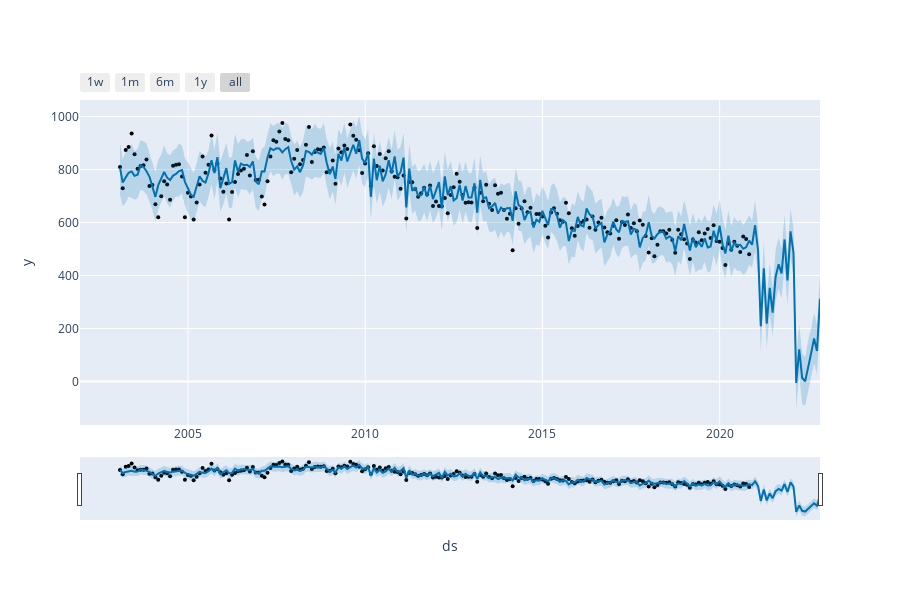

Write notebook code for a chart like this one.
### Markdown cell above
#### 78745

### Code cell
df_fbprophet_45 = df_45

df_m_45 = df_fbprophet_45.resample("M").size().reset_index()
df_m_45.columns = ["date", "monthly_crime_count"]
df_m_final_45 = df_m_45.rename(columns={"date": "ds", "monthly_crime_count": "y"})

(df_m_final_45.head(), df_m_final_45.tail())

m_45 = Prophet(interval_width=0.95, yearly_seasonality=False)
m_45.add_seasonality(name="monthly", period=30.5, fourier_order=10)
m_45.add_seasonality(name="quarterly", period=91.5, fourier_order=10)
m_45.add_seasonality(name="weekly", period=52.25, fourier_order=10)
m_45.fit(df_m_final_45)

future_45 = m_45.make_future_dataframe(periods=24, freq="M")
pred_45 = m_45.predict(future)
fig2_45 = m_45.plot_components(pred)
fig2_45_1 = plot_plotly(m_45, pred_45)
fig2_45_1

### Figure 1 — Plotly figure (JSON) as saved in the notebook; plotly's stock layout.template omitted (floating-point values rounded to 4 significant figures; data arrays with more than 128 entries replaced by an {"elided": "..."} marker saying what was removed)
{"data": [{"marker": {"color": "black", "size": 4}, "mode": "markers", "name": "Actual", "type": "scatter", "x": {"elided": "214 str values"}, "y": {"elided": "214 int values"}}, {"hoverinfo": "skip", "line": {"width": 0}, "mode": "lines", "type": "scatter", "x": {"elided": "238 str values"}, "y": {"elided": "238 float values"}}, {"fill": "tonexty", "fillcolor": "rgba(0, 114, 178, 0.2)", "line": {"color": "#0072B2", "width": 2}, "mode": "lines", "name": "Predicted", "type": "scatter", "x": {"elided": "238 str values"}, "y": {"elided": "238 float values"}}, {"fill": "tonexty", "fillcolor": "rgba(0, 114, 178, 0.2)", "hoverinfo": "skip", "line": {"width": 0}, "mode": "lines", "type": "scatter", "x": {"elided": "238 str values"}, "y": {"elided": "238 float values"}}], "layout": {"height": 600, "showlegend": false, "width": 900, "xaxis": {"rangeselector": {"buttons": [{"count": 7, "label": "1w", "step": "day", "stepmode": "backward"}, {"count": 1, "label": "1m", "step": "month", "stepmode": "backward"}, {"count": 6, "label": "6m", "step": "month", "stepmode": "backward"}, {"count": 1, "label": "1y", "step": "year", "stepmode": "backward"}, {"step": "all"}]}, "rangeslider": {"visible": true}, "title": {"text": "ds"}, "type": "date"}, "yaxis": {"title": {"text": "y"}}}}
